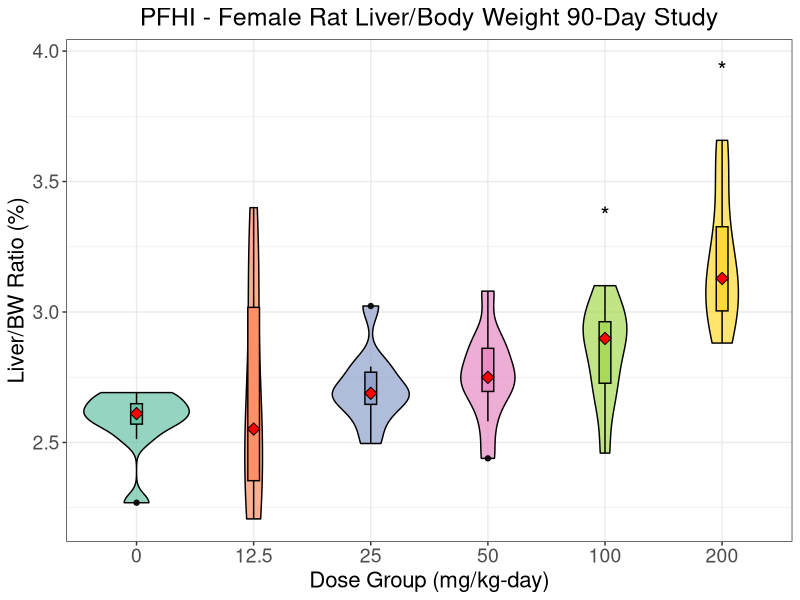
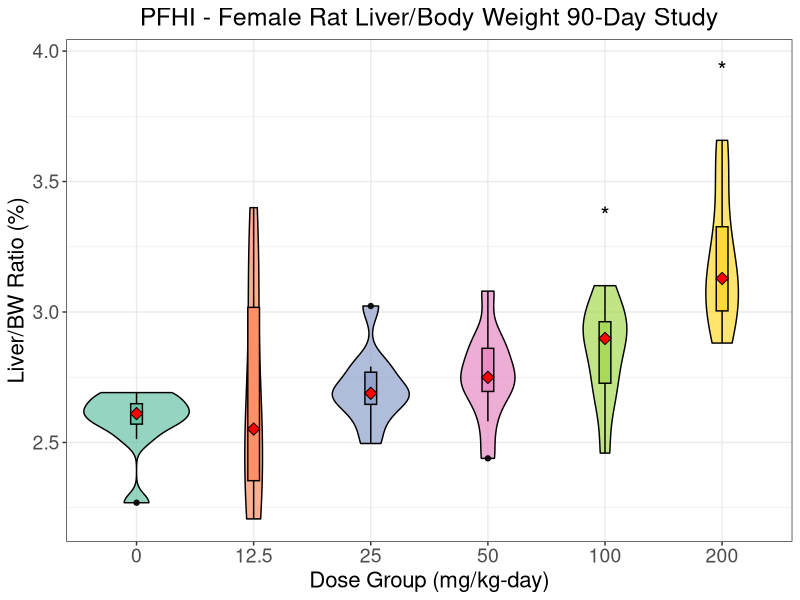

Reproduce these figures in R, in order.
# 2/28/2025
# increase sizes of axis labels and plot title by modifying the theme's axis text and title, and centering the heading and increasing its font size

# Load required packages
library(ggplot2)
library(dplyr)
library(readxl)

PFHICo <- read_excel("OrganWeightsPFAS.xlsx", sheet='PFHI', na = c("", "NA")) 
View(PFHICo)
# Include only females (rows 61-120)
PFHICof <- PFHICo[c(61:120),]
View(PFHICof)
# Ensure Group is treated as an ordered factor 
dose_levels <- c(0, 12.5, 25, 50, 100, 200) # Define correct dose order
PFHICof$Group <- factor(PFHICof$Group, levels = dose_levels, ordered = TRUE)

# Manually select 100 and 200 mg/kg-day groups
top_doses <- PFHICof %>%
  filter(Group %in% c(100,200)) %>% #select only 100 and 200 mg/kg-day
  group_by(Group) %>%
  summarise(max_LiverRel = max(LiverRel, na.rm = TRUE)) %>%
  # arrange(desc(max_LiverRel)) %>% # Sort by median values
  # slice(1:2) %>% # Select the two highest median values
  mutate(y_position = max_LiverRel + 0.2) # Adjust y-position for asterisk placement

#Get overall max LiverRel to set y-axis limits
y_max <- max(PFHICof$LiverRel + 0.3) #Increase spacing to avoiad cutoff


# Create the violin + box plot
LiverRel1f <- ggplot(PFHICof, aes(x = Group, y = LiverRel, fill = Group)) +
  geom_violin(trim = TRUE, alpha = 0.7, color = "black") + # Violin plot
  geom_boxplot(width = 0.1, color = "black", alpha = 0.9) + # Box plot
  
  # Ensure the median is properly displayed
  stat_summary(fun = median, geom = "point", shape = 23, size = 3, fill = "red") +
  
  # Add asterisks above the 100 and 200 mg/kg-day groups 
  geom_text(data = top_doses, aes(x = Group, y = y_position, label = "*"),
            size = 6, color = "black", vjust = -0.5) + #Move the asterisk up
  
  #Manually set y-axis limits to prevent asterisk cut-off
  ylim(NA, y_max) +
  
  labs(title = "PFHI - Female Rat Liver/Body Weight 90-Day Study",
       x = "Dose Group (mg/kg-day)", y = "Liver/BW Ratio (%)") +
  
  scale_fill_brewer(palette = "Set2", name = "Group") + # Colorful palette
  theme_bw() +
  theme(legend.position = "none") +
  theme(
    axis.text = element_text(size = 14), # increase tick label size
    axis.title = element_text(size = 16), # increase axis title size
    plot.title = element_text(size = 18, hjust = 0.5) # increase plot title size
  )

# Save the plot as a PNG file
ggsave(filename = "LiverRel1f.png", plot = LiverRel1f, width = 8, height = 6, dpi = 300)

# Display the plot
LiverRel1f